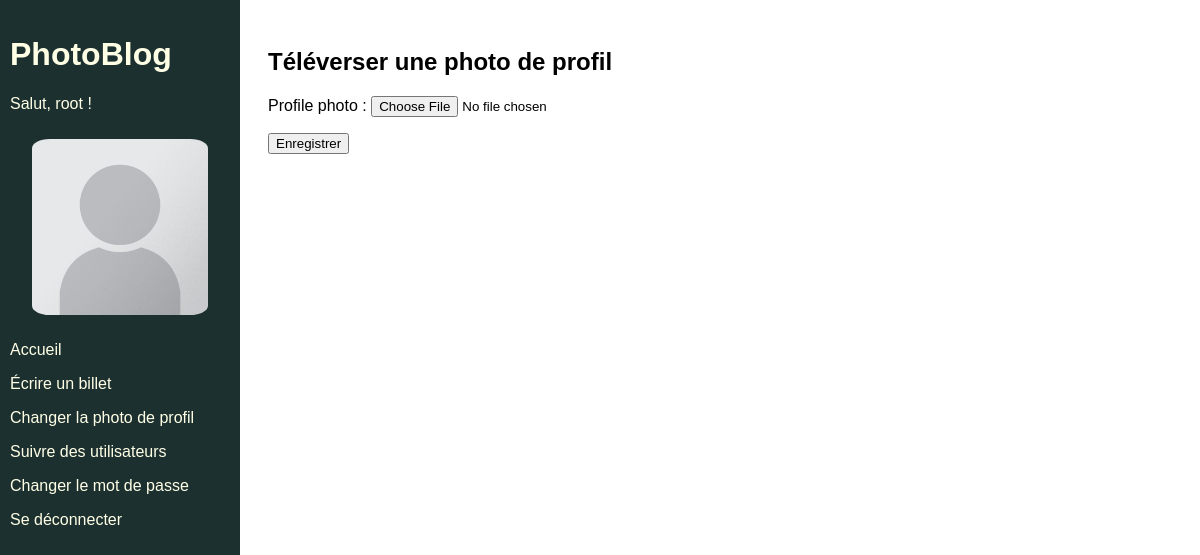
/profile-photo/upload (signed in), run on an earlier commit of the app's database.
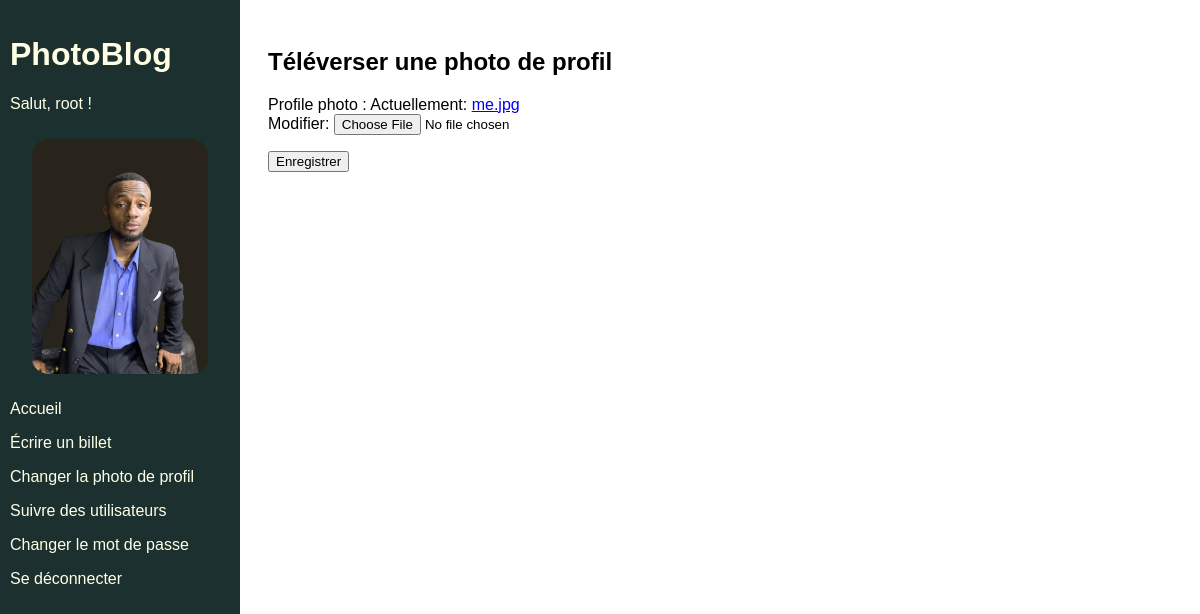
And on a later commit of the database.
### authentication/models.py (models this page shows)
class User(AbstractUser):
    CREATOR = "CREATOR"
    SUBSCRIBER = "SUBSCRIBER"
    ROLE_CHOICES = (
        (CREATOR, 'Créateur'),
        (SUBSCRIBER, 'Abonné')
    )
    profile_photo = models.ImageField()
    role = models.CharField(max_length=30, choices=ROLE_CHOICES)
    follows = models.ManyToManyField(
        'self',
        limit_choices_to={'role': CREATOR},
        symmetrical=False,
        verbose_name='suit',
    )

### authentication/views.py (the view)
# urls.py: path('profile-photo/upload', upload_profile_photo, name='upload_profile_photo'),
def upload_profile_photo(request):
    form = forms.UploadProfilePhotoForm(instance=request.user)
    if request.method == 'POST':
        form = forms.UploadProfilePhotoForm(request.POST, request.FILES, instance=request.user)
        if form.is_valid():
            form.save()
            return redirect('home')
    return render(request, 'authentication/upload_profile_photo.html', context={'form': form})

### authentication/forms.py
class UploadProfilePhotoForm(forms.ModelForm):
    class Meta:
        model = get_user_model()
        fields = ('profile_photo', )

### authentication/templates/authentication/upload_profile_photo.html (shortened to what this page needs)
{% extends 'base.html' %}
{% block content %}
    <h2>Téléverser une photo de profil</h2>
    <form method="post" enctype="multipart/form-data">
        {{ form.as_p }}
        <button type="submit" >Enregistrer</button>
    </form>
{% endblock content %}

### templates/base.html (shortened to what this page needs)
{% load static %}
<html>
    <head>
        <link rel="stylesheet" href="{% static 'app.css' %}">
        <link rel="stylesheet" href="{% static 'home.css' %}">
    </head>
    <body>
        <div class="sidebar">
            <h1>PhotoBlog</h1>
            {% if user.is_authenticated %}
                <p>Salut, {{ user }} !</p>
                {% if user.profile_photo %}
                    <img class="avatar" src={{ user.profile_photo.url }}>
                {% else %}
                    <img class="avatar" src="{% static 'images/default_profile.png'%}">
                {% endif %}
                <p><a href="{% url 'home' %}">Accueil</a></p>
                <p><a href="{% url 'blog_create' %}">Écrire un billet</a></p>
                <p><a href="{% url 'upload_profile_photo' %}">Changer la photo de profil</a></p>
                <p><a href="{% url 'follow_users' %}">Suivre des utilisateurs</a></p>
                <p><a href="{% url 'password_change' %}">Changer le mot de passe</a></p>
                <p><a href="#" id="logout-link">Se déconnecter</a></p>
            {% endif %}
        </div>
        <div class="main">
            {% block content %}{% endblock content %}
        </div>
    </body>
</html>

What changed in the data, as far as the page shows it:
changed User "root": profile_photo: picture added
Also different on the page:
text no longer shown: "Profile photo :"
text now shown: "Profile photo : Actuellement: me.jpg Modifier:"
